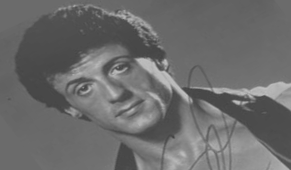
#> input picture Oblig1/portrett.png, 291 x 170 px
$ python Oppgave1.py
#> lines starting #> are read from the running program, lines starting #| are printed output that depends on the picture
from imageio import imread
import matplotlib.pyplot as plt
import numpy as np
import math

def histo(picture):
    N,M = picture.shape
    h = np.zeros(256)

    for x in range(N):
        for y in range(M):
            if int(picture[x,y]) < len(h):
                h[int(picture[x,y])] += 1
            else:
                h[255] += 1
    return h

def normHisto(histogram):
    normHist = np.zeros(256)
    totalP = sum(histogram)

    for i in range(len(histogram)):
        normHist[i] = (histogram[i])/totalP
    return normHist


def find_mean(normHistogram):
    my = 0

    for i in range(len(normHistogram)):
        my += i*normHistogram[i]
    return my

def find_standard_diviation(normHistogram):
    mean = find_mean(normHistogram)
    variance = 0

    for i in range(len(normHistogram)):
        variance += i**2*normHistogram[i]
    return math.sqrt(int(variance-mean**2))

def standard_diviation_mean_change(std_div, mean, picture):
    N,M = picture.shape

    picture_out = np.zeros((N,M))
    histogram_ = histo(picture)
    normHistogram_ = normHisto(histogram_)

    a = std_div/find_standard_diviation(normHistogram_)
    b = mean - (a*find_mean(normHistogram_))

    for x in range(N):
        for y in range(M):
            picture_out[x][y] = a*picture[x][y]+b
    return picture_out


def bilinear_interpolasjon(x, y, picture):
  x_max = np.shape(picture)[0]
  y_max = np.shape(picture)[1]

  x_0 = int(np.floor(x))
  y_0 = int(np.floor(y))
  x_1 = int(np.ceil(x))
  y_1 = int(np.ceil(y))

  delta_x = x - x_0
  delta_y = y - y_0

  if x_0 >= 0 and x_1 < x_max and y_0 >= 0 and y_1 < y_max:
    p = picture[x_0][y_0] + ((picture[x_1][y_0]-picture[x_0][y_0]))*delta_x
    q = picture[x_0][y_1] + ((picture[x_1][y_1]-picture[x_0][y_1]))*delta_x
    return p + (q - p)*delta_y
  else:
    return 0


def neighbour_interpolasjon(x, y, picture):
    x_max, y_max = picture.shape

    x_new = int(np.round(x))
    y_new = int(np.round(y))

    if x < x_max and y < y_max:
        return picture[x_new][y_new]
    else:
        return 0


#Redigert forlengsmapping:
def forward_mapping(picture, f_out, transform_matrix):
    N,M = picture.shape
    G,H = f_out.shape

    f_out = np.zeros((G,H))

    for x_in in range(N):
        for y_in in range(M):
            x_y_out = np.dot(transform_matrix, [x_in, y_in, 1])
            if int(np.round(x_y_out[0])) < G and int(np.round(x_y_out[1])) < H:
                f_out[int(np.round(x_y_out[0]))][int(np.round(x_y_out[1]))] = picture[x_in][y_in]

    return f_out


def backwards_mapping(picture, f_out_shape, transform_matrix, interpolasjon_type = None):
    N,M = picture.shape
    G,H = f_out_shape.shape
    g_out = np.zeros((G, H))
    inv_transform = np.linalg.inv(transform_matrix)
    for x_in in range(G):
        for y_in in range(H):
            v_w_out = np.dot(inv_transform, [x_in, y_in, 1])

            if v_w_out[0] < N and v_w_out[1] < M and interpolasjon_type in ["bilinear", None]:
                g_out[x_in][y_in] = bilinear_interpolasjon(v_w_out[0], v_w_out[1], picture)
            else:
                if v_w_out[0] < N and v_w_out[1] < M and interpolasjon_type == "neighbour":
                    g_out[x_in][y_in] = neighbour_interpolasjon(v_w_out[0], v_w_out[1], picture)
    return g_out


def fixedProfile():
    G = np.array([[88, 84, 1],[68, 120, 1],[93, 118, 1],[116, 116, 1],[100, 142, 1]])
    G_T = G.transpose()
    G_T_G = np.linalg.inv(G_T@G)

    d_x = np.array([[169], [342], [256], [193], [316]])
    d_y = np.array([[258], [259], [376], [440], [441]])


    a = (G_T_G)@(G_T)@d_y
    b = (G_T_G)@(G_T)@d_x

    trans_matrix = np.array([a.transpose()[0], b.transpose()[0], [0, 0, 1]])
    return trans_matrix


left_eye = 169, 258
right_eye = 342, 259
nose_tip = 256, 376
left_mouth = 193, 440
right_mouth = 316, 441

silvester_lEye = 84, 88
silvester_rEye = 120 , 68
silvester_nTip = 118, 93
silvester_lMouth = 116, 116
silvester_rMouth = 142, 100


picture = imread('portrett.png', as_gray=True)
#> picture is the input picture: shape (170, 291) float32; min 66, max 196, mean 107.7
org_histogram = histo(picture)
#> org_histogram = 256 values, max 4364 at index 107, min 0 at index 0, mean 193.2
norm_org_histogram = normHisto(org_histogram)
#> in normHisto, `totalP = sum(histogram)`: totalP = 49470
#> after the loop in normHisto, `for i in range(len(histogram)):`: normHist = 256 values, max 0.0882 at index 107, min 0 at index 0, mean 0.00391
#> norm_org_histogram has the same summary as normHist in normHisto

new_picture = standard_diviation_mean_change(64, 127, picture)
#> in standard_diviation_mean_change, `histogram_ = histo(picture)`: histogram_ has the same summary as org_histogram outside standard_diviation_mean_change
#> in standard_diviation_mean_change, `normHistogram_ = normHisto(histogram_)`: normHistogram_ has the same summary as normHist in normHisto
#> after the loop in find_mean, `for i in range(len(normHistogram)):`: my = 107.7
#> after the loop in find_standard_diviation, `for i in range(len(normHistogram)):`: variance = 12222.6
#> in standard_diviation_mean_change, `a = std_div/find_standard_diviation(normHistogram_)`: a = 2.58
#> in standard_diviation_mean_change, `b = mean - (a*find_mean(normHistogram_))`: b = -151
#> after the loop in standard_diviation_mean_change, `for x in range(N):`:
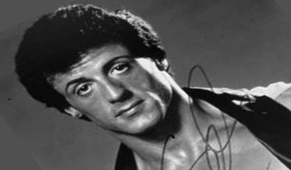
#> picture_out: shape (170, 291) float64; min 19.29, max 354.8, mean 127; drawn with min black and max white
new_histogram = histo(new_picture)
#> new_histogram = 256 values, max 4364 at index 125, min 0 at index 0, mean 193.2
new_norm_histogram = normHisto(new_histogram)
#> new_norm_histogram = 256 values, max 0.0882 at index 125, min 0 at index 0, mean 0.00391

geometrimaske = imread('geometrimaske.png', as_gray=True)
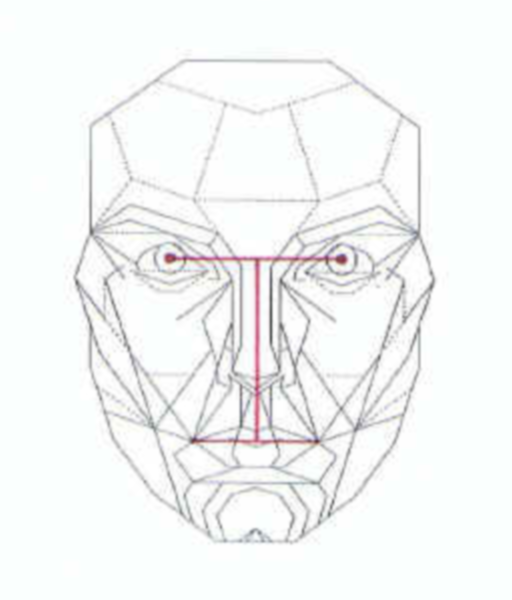
#> input picture Oblig1/geometrimaske.png, 512 x 600 px
#> geometrimaske: shape (600, 512) float32; min 68.32, max 255, mean 245.5
show = plt.figure()


part1 = show.add_subplot(2, 2, 1)
part2 = show.add_subplot(2, 2, 2)
part3 = show.add_subplot(2, 2, 3)
part4 = show.add_subplot(2, 2, 4)


fixed = fixedProfile()

fixed_forward = forward_mapping(new_picture, geometrimaske, fixed)
#> after the loop in forward_mapping, `for x_in in range(N):`:
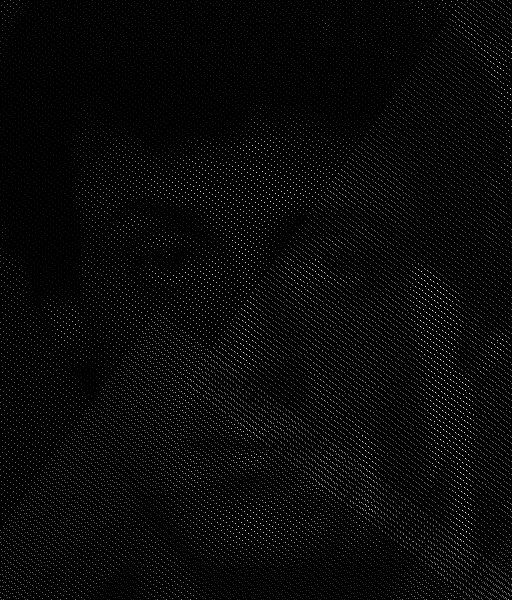
#> f_out: shape (600, 512) float64; min 0, max 354.8, mean 10.1; drawn with min black and max white
fixed_backwards_bilinear = backwards_mapping(new_picture, geometrimaske, fixed)
#> the loop in backwards_mapping, `for x_in in range(G):` made 600 passes
#> after the loop in backwards_mapping, `for x_in in range(G):`:
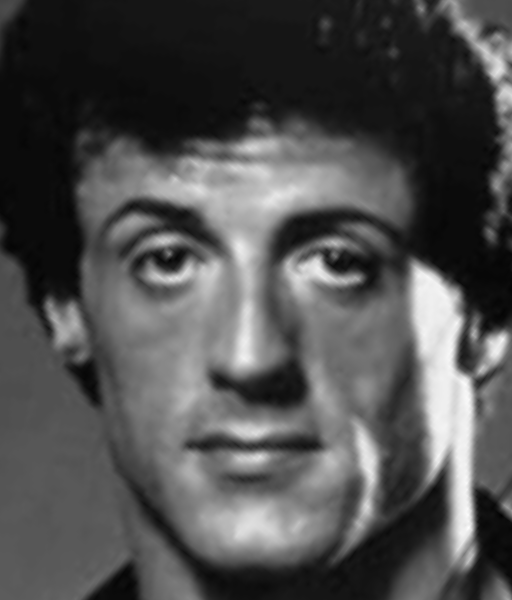
#> g_out: shape (600, 512) float64; min 19.77, max 351.1, mean 123.3; drawn with min black and max white
fixed_backwards_neighbour = backwards_mapping(new_picture, geometrimaske, fixed, interpolasjon_type = 'neighbour')

part1.imshow(new_picture, cmap='gray', vmin = 0, vmax = 255)
part1.set_title('Greyscale transformation')

part2.imshow(fixed_forward, cmap='gray', vmin = 0, vmax = 255)
part2.set_title('Fixed forward')


part3.imshow(fixed_backwards_neighbour, cmap='gray', vmin = 0, vmax = 255)
part3.set_title('Fixed backwards w/ neighbour')

part4.imshow(fixed_backwards_bilinear, cmap='gray', vmin = 0, vmax = 255)
part4.set_title('Fixed backwards w/ bilinear')

plt.show()
